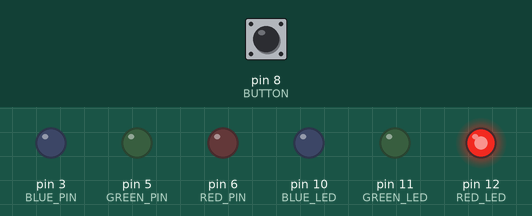
Bench run of a sketch on a simulated Arduino Uno, built with avr-gcc and run on an emulated ATmega328P. Parts: output pins drawn as LEDs (lit = HIGH). The inputs (shaded band) are chosen by the test bench; at power-on: pin 8 (BUTTON) HIGH.

Above: at 1.2 s.
1.3 s: pin 8 (BUTTON) pulled LOW for 0.15 s
At 2.1 s:
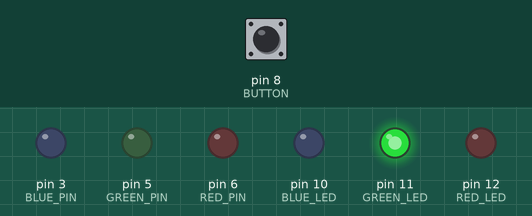
3.3 s: pin 8 (BUTTON) pulled LOW for 1 s
At 4.2 s:
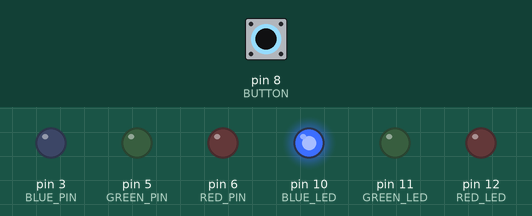
6.3 s: pin 8 (BUTTON) pulled LOW for 1 s
At 7.2 s:
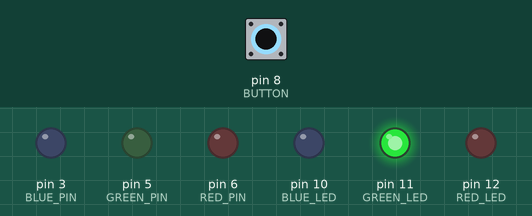
Timing chart, 0 to 9.3 s (numbered marks = the images above; inputs shaded):
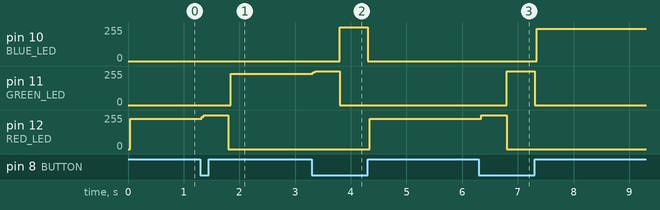

Measured:
- after the input at 1.3 s, pin 11 (GREEN_LED): 0/255 → 234/255 after 0.54 s; pin 12 (RED_LED): 226/255 → 255/255 at once, → 0/255 0.48 s later
- after the input at 3.3 s, pin 10 (BLUE_LED): 0/255 → 255/255 after 0.50 s, → 0/255 0.50 s later; pin 11 (GREEN_LED): 234/255 → 255/255 at once, → 0/255 0.48 s later; pin 12 (RED_LED): 0/255 → 226/255 after 1.0 s
- after the input at 6.3 s, pin 10 (BLUE_LED): 0/255 → 243/255 after 1.0 s; pin 11 (GREEN_LED): 0/255 → 255/255 after 0.50 s, → 0/255 0.50 s later; pin 12 (RED_LED): 226/255 → 255/255 at once, → 0/255 0.46 s later

The sketch:

rgb_remote_button.ino
```cpp
#include "IRremote.h"

#define RED_LED 12
#define GREEN_LED 11
#define BLUE_LED 10

#define RED_PIN 6
#define GREEN_PIN 5
#define BLUE_PIN 3

#define BUTTON 8

#define RECEIVER 2

#define KEY_VOL_ADD 25245
#define KEY_VOL_DE -22441

int selectedColor = 0;

int values[3] = {0, 0, 0};

int led_pins[3] = {RED_LED, GREEN_LED, BLUE_LED};

IRrecv irrecv(RECEIVER);
decode_results results;

void setup() {
  pinMode(RED_LED, OUTPUT);
  pinMode(GREEN_LED, OUTPUT);
  pinMode(BLUE_LED, OUTPUT);

  pinMode(RED_PIN, OUTPUT);
  pinMode(GREEN_PIN, OUTPUT);
  pinMode(BLUE_PIN, OUTPUT);

  pinMode(BUTTON, INPUT_PULLUP);

  digitalWrite(RED_PIN, LOW);
  digitalWrite(GREEN_PIN, LOW);
  digitalWrite(BLUE_PIN, LOW);

  irrecv.enableIRIn();

}

void loop() {

  int value = digitalRead(BUTTON);

  if (value == LOW) {
    selectedColor = (selectedColor + 1) % 3;
    delay(500);
  }

  lightLed(selectedColor);
  lightRgb();

  if (irrecv.decode(&results)) {
    int value = results.value;
    if (value == KEY_VOL_ADD) {
      increase(selectedColor);
    } else if (value == KEY_VOL_DE) {
      decrease(selectedColor);
    }
    irrecv.resume();
  }
}

void changeColor(int selectedColor, int value) {
  int currentValue = values[selectedColor];
  int newValue = currentValue + value;
  if (newValue < 0) {
    newValue = 0;
  } else if (newValue > 255) {
    newValue = 255;
  }
  values[selectedColor] = newValue;
}

void increase(int selectedColor) {
  changeColor(selectedColor, 16);
}

void decrease(int selectedColor) {
  changeColor(selectedColor, -16);
}

void lightLed(int color) {
  digitalWrite(RED_LED, LOW);
  digitalWrite(GREEN_LED, LOW);
  digitalWrite(BLUE_LED, LOW);
  digitalWrite(led_pins[color], HIGH);
}

void lightRgb() {
  analogWrite(RED_PIN, values[0]);
  analogWrite(GREEN_PIN, values[1]);
  analogWrite(BLUE_PIN, values[2]);
}
```
